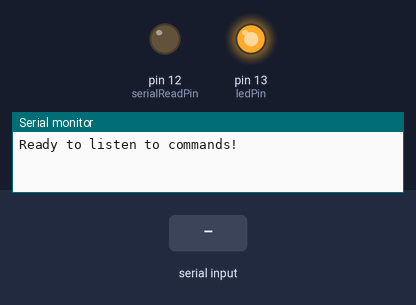
The sketch below on a simulated Arduino Uno, built with avr-gcc and run on an emulated ATmega328P. Shown: output pins drawn as LEDs (lit = HIGH), the last lines printed to the serial monitor. The test bench sets the inputs (shaded band).

Above: at 1.2 s.
1.3 s: "d" received over Serial
At 2.1 s:
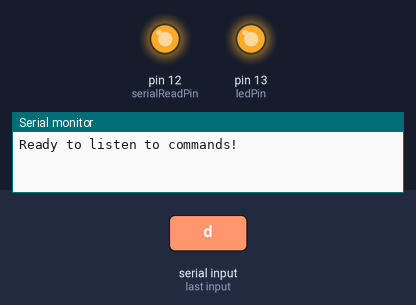
3.8 s: "e" received over Serial
At 6.0 s:
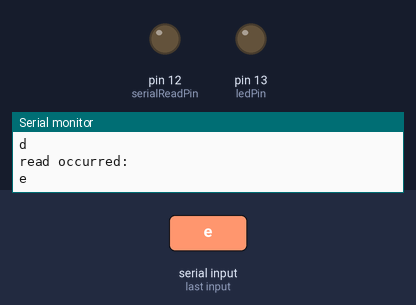
6.3 s: "1" received over Serial
At 7.1 s:
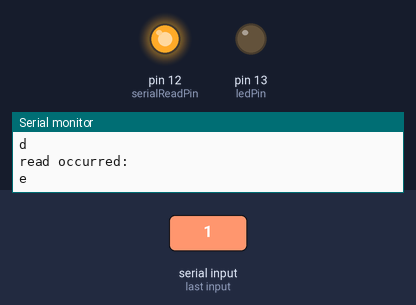
Timing chart, 0 to 9.3 s (numbered marks = the images above; inputs shaded):
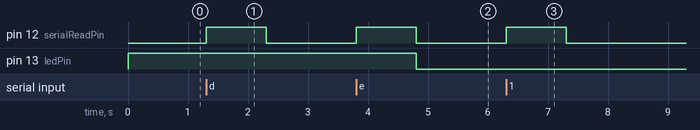

Measured:
- after the input at 1.3 s, pin 12 (serialReadPin): LOW → HIGH at once, → LOW 1.0 s later
- after the input at 3.8 s, pin 12 (serialReadPin): LOW → HIGH at once, → LOW 1.0 s later; pin 13 (ledPin): HIGH → LOW after 1.0 s
- after the input at 6.3 s, pin 12 (serialReadPin): LOW → HIGH at once, → LOW 1.0 s later

The sketch:

simplesendrcv_pde.pde
```cpp
/*
  Blink

 Turns on an LED on for one second, then off for one second, repeatedly.

 The circuit:
 * LED connected from digital pin 13 to ground.

 * Note: On most Arduino boards, there is already an LED on the board
 connected to pin 13, so you don't need any extra components for this example.


 Created 1 June 2005
 By David Cuartielles

 http://arduino.cc/en/Tutorial/Blink

 based on an orginal by H. Barragan for the Wiring i/o board

 */

int ledPin =  13;    // LED connected to digital pin 13
int serialReadPin = 12;
char incomingByte;

// The setup() method runs once, when the sketch starts

void setup()   {
  // initialize the digital pin as an output:
  pinMode(ledPin, OUTPUT);
 pinMode(serialReadPin, OUTPUT);
  Serial.begin(9600);
  Serial.println("Ready to listen to commands!");
  incomingByte = '0';
  digitalWrite(ledPin, HIGH);
}

// the loop() method runs over and over again,
// as long as the Arduino has power

void loop()
{
  if (Serial.available() > 0) {
      // Read the oldest byte in the serial buffer
      digitalWrite(serialReadPin, HIGH);
      delay(1000);
      digitalWrite(serialReadPin, LOW);
      incomingByte = Serial.read();
      Serial.println("read occurred: ");
      Serial.println(incomingByte);
  }

  switch(incomingByte) {
     case 'd':
       digitalWrite(ledPin, HIGH);   // set the LED on
       break;
     case 'e':
       digitalWrite(ledPin, LOW);   // set the LED off
       break;
  }

  //Serial.println(incomingByte);
  //digitalWrite(ledPin, HIGH);   // set the LED on
  //delay(1000);                  // wait for a second


  //digitalWrite(ledPin, LOW);    // set the LED off
  //delay(1000);                  // wait for a second
}
```
